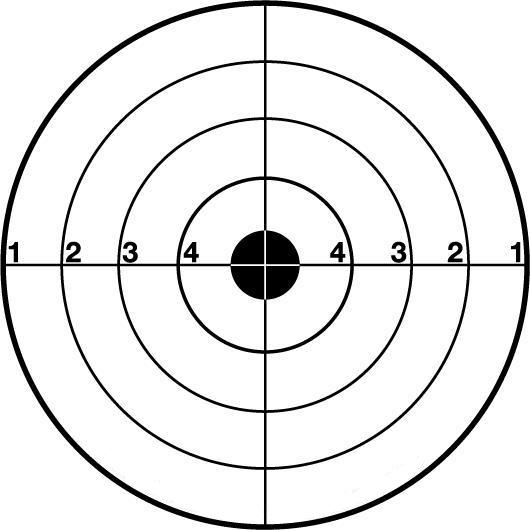
#> input picture samplesH/target.jpg, 530 x 530 px, found by its file name
$ python p_know_lineS.py
#> lines starting #> are read from the running program, lines starting #| are printed output that depends on the picture; after the words box and inside, x2 and y2 are one past the last pixel; in counts of white or black regions, pixels touching at a corner belong together
# programmingKnowlege  hough transformations LINE standart
import numpy as np
import cv2 as cv

#img = cv.imread('samples/sudoku.png')
img = cv.imread('samplesH/target.jpg')
#> img is the input picture: shape (530, 530, 3); min 0, max 255, mean 232.5
gray = cv.cvtColor(img, cv.COLOR_BGR2GRAY)
edges = cv.Canny(gray, 50, 150, apertureSize=3)
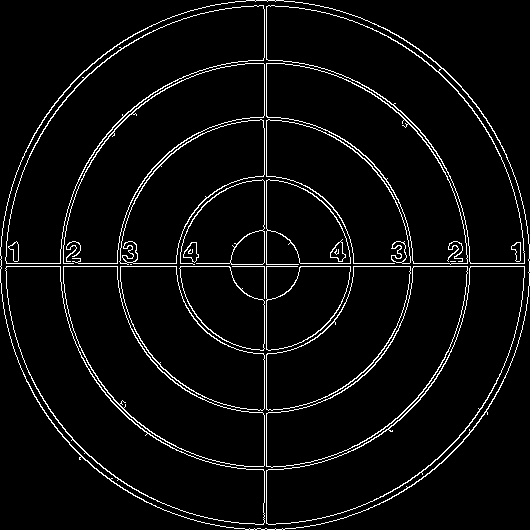
#> edges: shape (530, 530); 4.6% white in thin lines or dots
cv.imshow('edges', edges)

lines = cv.HoughLines(edges, 1, np.pi / 180, 200)
#> lines = [[266, 1.57], [266, 0], [264, 0], [263, 1.57]]

for line in lines:
    rho , theta = line[0]
    a = np.cos(theta)
    b = np.sin(theta)
    x0 =a*rho
    y0 =b*rho

    x1 = int(x0 + 1000*(-b))
    y1 = int(y0 + 1000*(a))
    x2 = int(x0 - 1000*(-b))
    y2 = int(y0 - 1000*(a))
    cv.line(img, (x1, y1), (x2, y2), (0, 0, 255), 2)
#> this loop made 4 passes
#> (rho, theta, a, b, x0, y0, x1, y1) on passes 1 to 4: (266, 1.57, -4.37e-08, 1, -1.16e-05, 266, -1000, 265), (266, 0, 1, 0, 266, 0, 266, 1000), (264, 0, 1, 0, 264, 0, 264, 1000), (263, 1.57, -4.37e-08, 1, -1.15e-05, 263, -1000, 262)
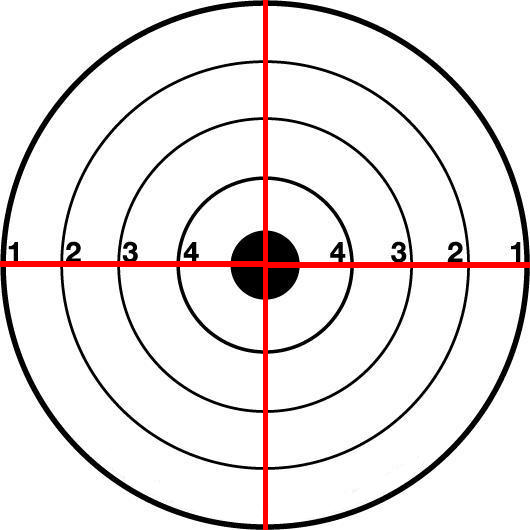
#> img: shape (530, 530, 3); 2.06% of pixels changed, all inside (x1, y1, x2, y2) = (0, 0, 530, 530)


cv.imshow('output', img)
cv.waitKey(0)
cv.destroyAllWindows()

$ run again, with samplesH/circle1.png saved as samplesH/target.jpg
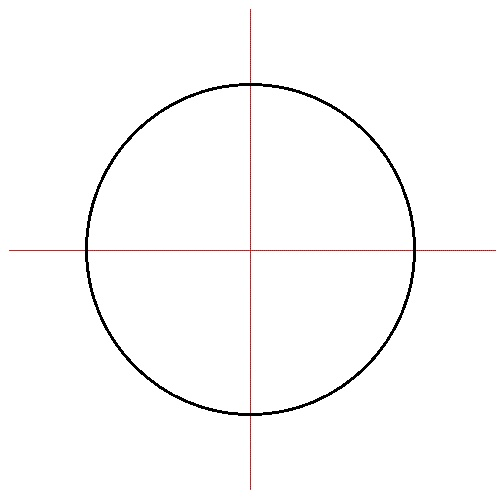
#> input picture samplesH/circle1.png, 500 x 500 px, found by its file name
#> img is the input picture: shape (500, 500, 3); mean B, G, R 250.9, 250.9, 251.4
#> `edges = cv.Canny(gray, 50, 150, apertureSize=3)`:
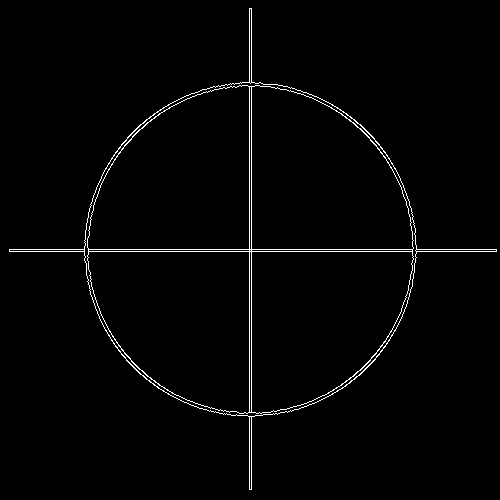
#> edges: shape (500, 500); 1.6% white in thin lines or dots
#> lines = [[249, 1.57], [251, 1.57], [249, 0], [251, 0]]
#> the loop `for line in lines:` made 4 passes
#> (rho, theta, a, b, x0, y0, x1, y1) on passes 1 to 4: (249, 1.57, -4.37e-08, 1, -1.09e-05, 249, -1000, 248), (251, 1.57, -4.37e-08, 1, -1.1e-05, 251, -1000, 250), (249, 0, 1, 0, 249, 0, 249, 1000), (251, 0, 1, 0, 251, 0, 251, 1000)
#> after the loop `for line in lines:`:
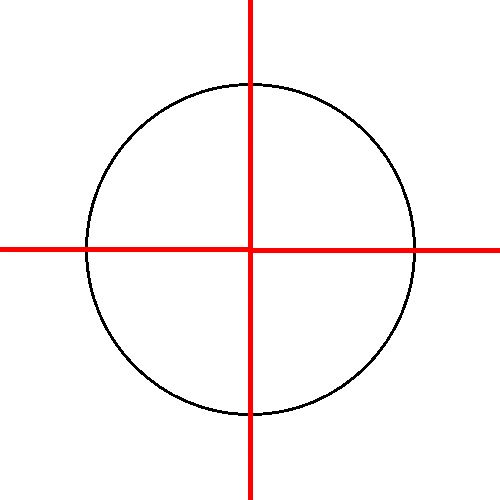
#> img: shape (500, 500, 3); 1.99% of pixels changed, all inside (x1, y1, x2, y2) = (0, 0, 500, 500)
